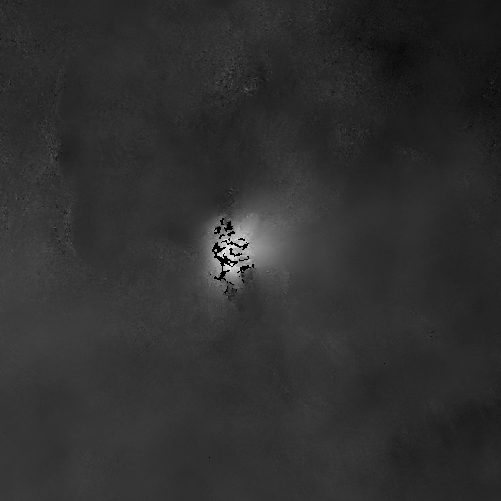
%> input picture asc_atmo_clip_501-501.tif, 501 x 501 px
$ octave rmse.m   (GNU Octave 9; MATLAB toolbox functions it lacks are replaced by stand-ins)
%> lines starting %> are read from the running program, lines starting %| are printed output that depends on the picture
clear all
close all
clc

a = imread('asc_atmo_clip_501-501.tif');
%> a is the input picture: size 501x501 single; 0.24% of the values are NaN or infinite; the others: min -29.18, max 88.58, mean -6.98
d = imread('desc_atmo_clip_501-501.tif');
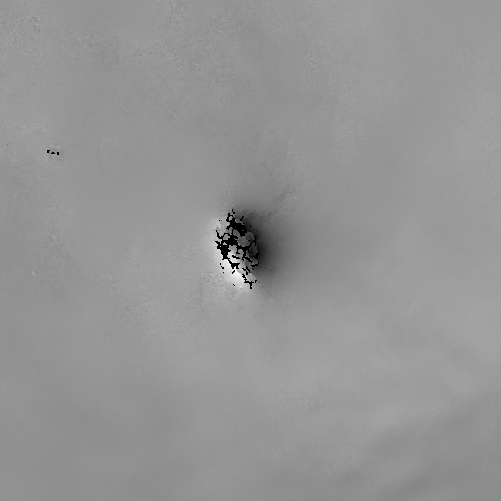
%> input picture desc_atmo_clip_501-501.tif, 501 x 501 px
%> d is the input picture: size 501x501 single; 0.33% of the values are NaN or infinite; the others: min -91.24, max 65.81, mean 1.26

hua = imread('hu_1_asc.tif');
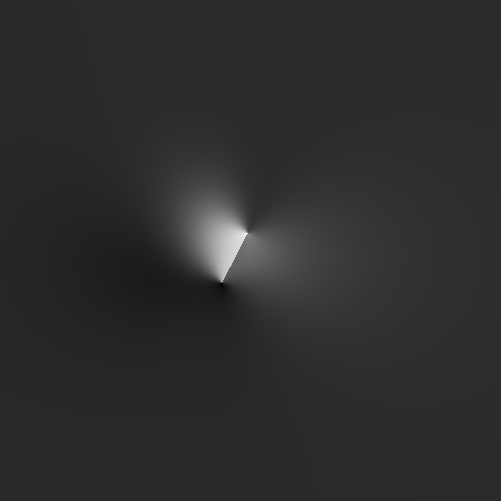
%> input picture hu_1_asc.tif, 501 x 501 px
%> hua is the input picture: size 501x501 single; min -16.53, max 83.12, mean 1.3
hud = imread('hu_1_desc.tif');
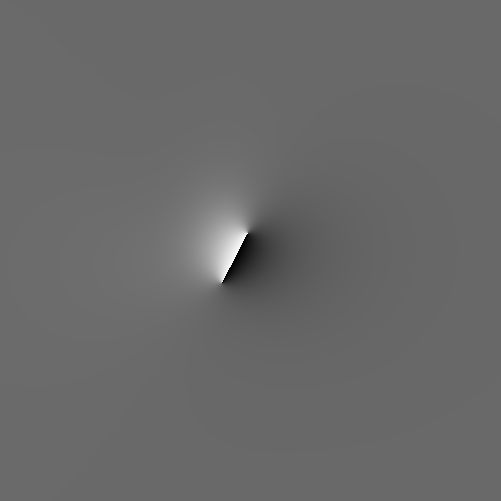
%> input picture hu_1_desc.tif, 501 x 501 px
%> hud is the input picture: size 501x501 single; min -85.38, max 120.3, mean -0.1

difa = a - hua;
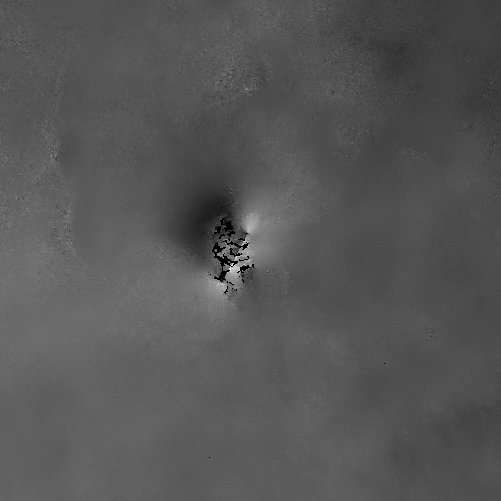
%> difa: size 501x501 single; 0.24% of the values are NaN or infinite; the others: min -46.92, max 67.1, mean -8.14; drawn with min black, max white, NaN and infinite black
SQEa  = difa.^2;
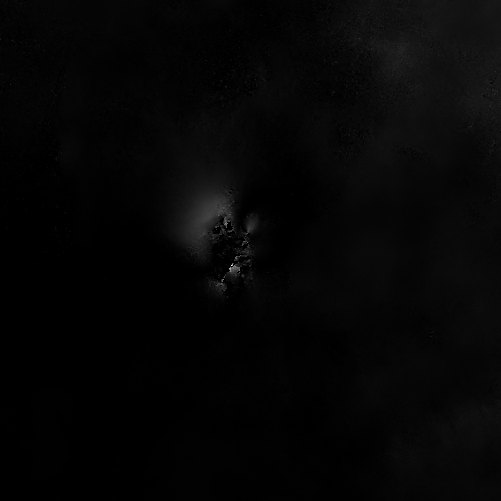
%> SQEa: size 501x501 single; 0.24% of the values are NaN or infinite; the others: min 1.18e-09, max 4502.8, mean 102.6; drawn with min black, max white, NaN and infinite black
sqeav = SQEa(:);
sqeat = sqeav';

suma = 0;

for j=1:numel(sqeat)

    suma = suma + sqeat(j);

end
%> this loop made 251001 passes
%> suma on passes 1 to 3: 125.7, 233.7, 352.6
%> after the loop, suma = NaN

difd = d - hud;
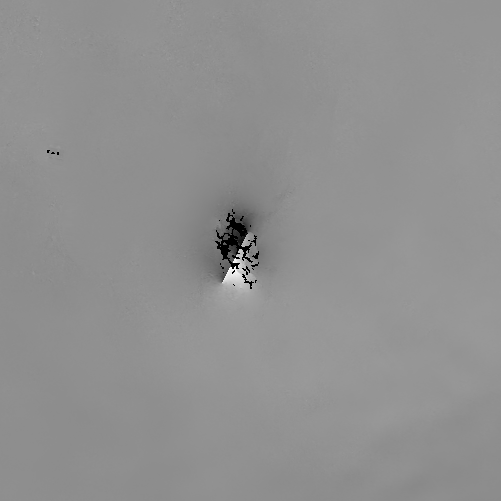
%> difd: size 501x501 single; 0.33% of the values are NaN or infinite; the others: min -178.4, max 137.3, mean 1.45; drawn with min black, max white, NaN and infinite black
SQEd  = difd.^2;
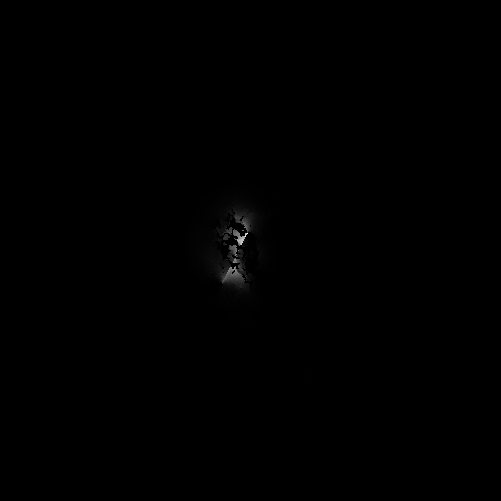
%> SQEd: size 501x501 single; 0.33% of the values are NaN or infinite; the others: min 1.39e-10, max 31812.3, mean 70.22; drawn with min black, max white, NaN and infinite black
sqedv = SQEd(:);
sqedt = sqedv';

sumd = 0;

for j=1:numel(sqedt)

    sumd = sumd + sqedt(j);

end
%> this loop made 251001 passes
%> sumd on passes 1 to 3: 0.982, 1.05, 2.14
%> after the loop, sumd = NaN

%xlswrite('/home/reynaldo/Documents/tesis_escrito_mapas-sig/mapas/insumos/forward_modeling/rmse_models/sqeav.xls', sqeav);


%> (the run ends here)
